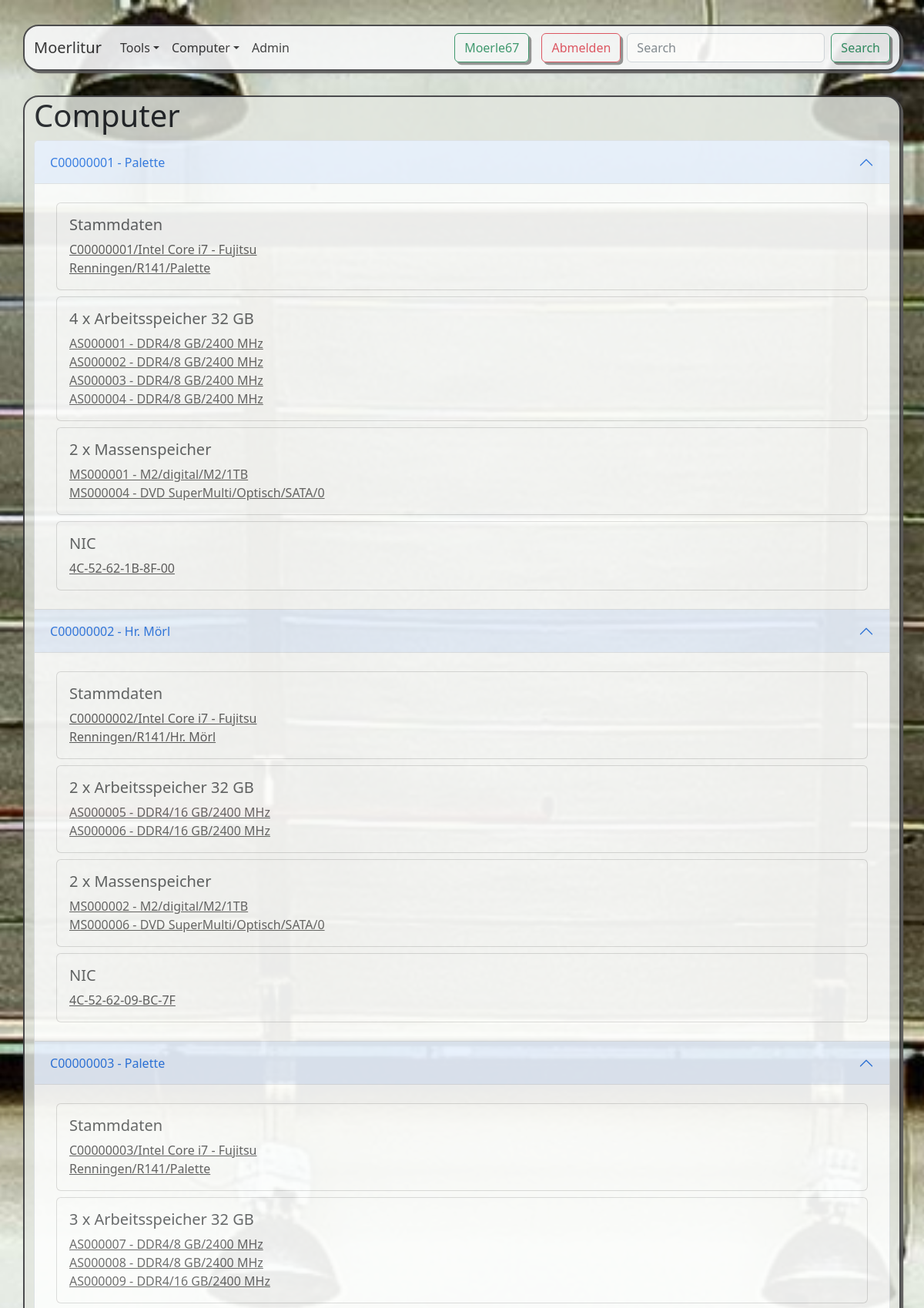
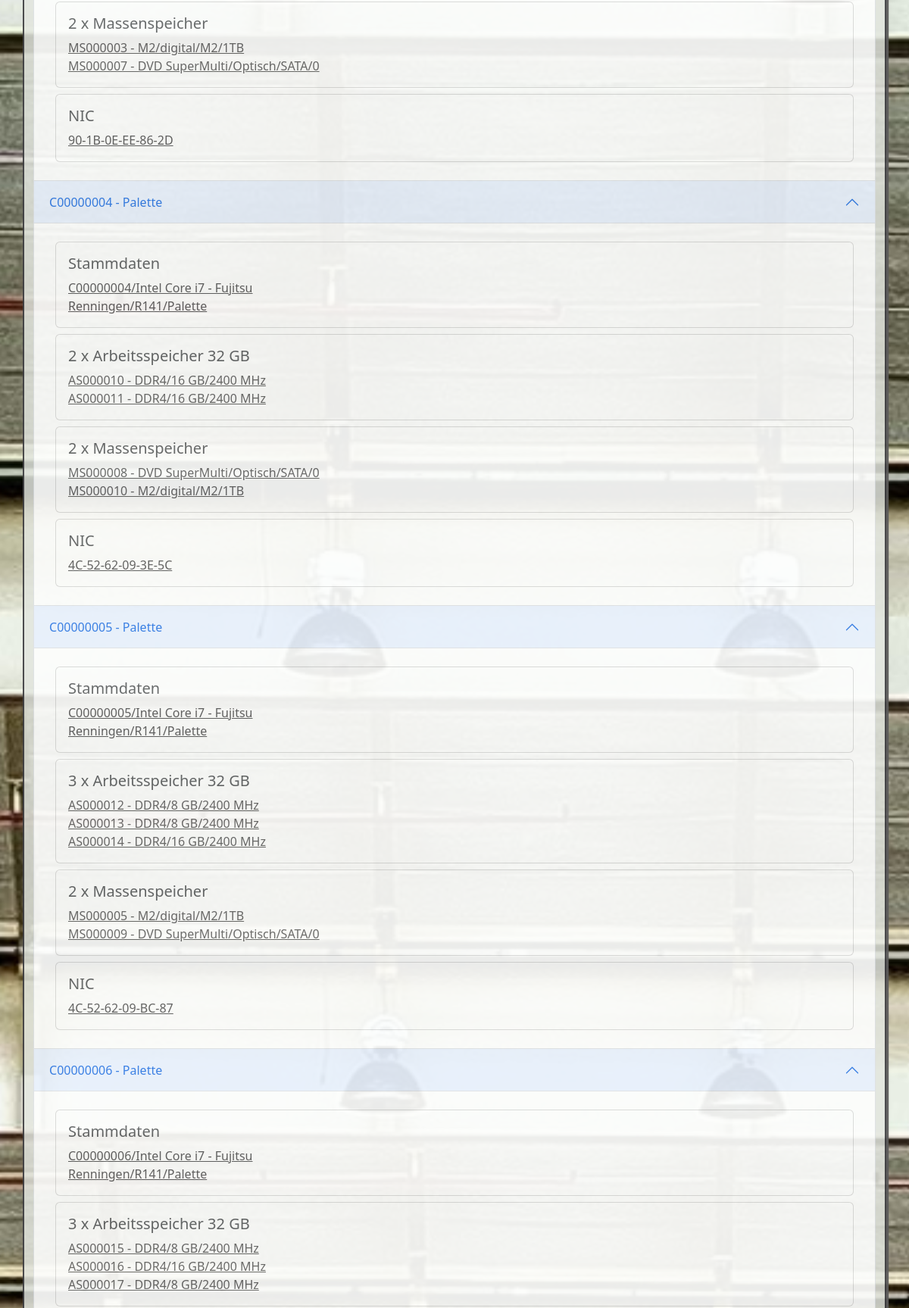
The app's page / (signed in, upper part) with its own data (2 pictures, top to bottom).
### app1/models.py (models this page shows, shortened)
class Standort(models.Model):
    raum = models.ForeignKey(Raum, on_delete=models.RESTRICT,verbose_name="Raum")
    bezeichnung = models.CharField(max_length=50, verbose_name="Standort")
    aktiv = models.BooleanField(default=True)
    def __str__(self):
        return f"{self.raum}/{self.bezeichnung}"
    class Meta:
        verbose_name_plural = "Standorte"
        verbose_name = "Standort"

class Computer(models.Model):
    standort = models.ForeignKey(Standort, on_delete=models.RESTRICT,verbose_name="Standort")
    prozessor = models.ForeignKey(Prozessor, on_delete=models.RESTRICT,verbose_name="Prozessor")
    hersteller = models.ForeignKey(Hersteller, on_delete=models.RESTRICT,verbose_name="Hersteller")
    aktiv = models.BooleanField(default=True)
    product = models.CharField(max_length=50, verbose_name="Produkt", blank = True)
    modell = models.CharField(max_length=50, verbose_name="Modell", blank = True)
    seriennummer = models.CharField(max_length=50, verbose_name="SN", blank = True)
    zusatzinfo = models.CharField(max_length=50, verbose_name="Zusatzinfo", blank = True)
    pin = models.CharField(max_length=50, verbose_name="PIN", default='000000')
    def __str__(self):
        return f"C{self.id:08}/{self.prozessor.bezeichnung} - {self.hersteller}"
    class Meta:
        verbose_name_plural = "Computer"
        verbose_name = "Computer"

class Prozessor(models.Model):
    bezeichnung = models.CharField(max_length=50, verbose_name="Bezeichnung")
    takt =  models.CharField(max_length=10, verbose_name="Takt")
    anzahl_kerne = models.IntegerField(verbose_name="Anzahl Kerne")
    anzahl_kerne_logisch = models.IntegerField(verbose_name="Anzahl logischer Kerne", default=0)
    aktiv = models.BooleanField(default=True)
    class Meta:
        verbose_name_plural = "Prozessoren"
        verbose_name = "Prozessor"

class Hersteller(models.Model):
    hersteller = models.CharField(max_length=50, verbose_name="Hersteller")
    aktiv = models.BooleanField(default=True)
    def __str__(self):
        return f"{self.hersteller}"
    class Meta:
        verbose_name_plural = "Hersteller"
        verbose_name = "Hersteller"

class Raum(models.Model):
    ort = models.ForeignKey(Ort, on_delete=models.RESTRICT,verbose_name="Ort")
    raum = models.CharField(max_length=50, verbose_name="Raum")
    aktiv = models.BooleanField(default=True)
    def __str__(self):
        return f"{self.ort}/{self.raum}"
    class Meta:
        verbose_name_plural = "Räume"
        verbose_name = "Raum"

class Ort(models.Model):
    ort = models.CharField(max_length=50, verbose_name="Ort")
    aktiv = models.BooleanField(default=True)
    def __str__(self):
        return f"{self.ort}"
    class Meta:
        verbose_name_plural = "Orte"
        verbose_name = "Ort"

class Arbeitsspeicher(models.Model):
    speichertyp = models.ForeignKey(Arbeitsspeichertyp, on_delete=models.RESTRICT)
    computer = models.ForeignKey(Computer, on_delete=models.RESTRICT, verbose_name="Computer", blank = True, null = True)
    hersteller = ForeignKey(Hersteller, on_delete=models.RESTRICT, verbose_name="Hersteller")
    seriennummer = models.CharField(max_length=50, verbose_name="SN", null=True)
    aktiv = models.BooleanField(default=True)
    def __str__(self):
        return f"AS{self.id:06} - {self.speichertyp} "
    class Meta:
        verbose_name_plural = "Arbeitsspeicher"
        verbose_name = "Arbeitsspeicher"

class Arbeitsspeichertyp(models.Model):
    typ = models.CharField(max_length=50, verbose_name="Typ")
    groesse = models.IntegerField(verbose_name="Größe in GB")
    takt = models.CharField(max_length=50, verbose_name="Takt")
    ecc = models.BooleanField(verbose_name="ECC tauglich")
    aktiv = models.BooleanField(default=True)
    def __str__(self):
        return f"{self.typ}/{self.groesse} GB/{self.takt}"
    class Meta:
        verbose_name_plural = "Arbeitsspeichertypen"
        verbose_name = "Arbeitsspeichertyp"

class Massenspeicher(models.Model):
    speichertyp = models.ForeignKey(Massenspeichertyp, on_delete=models.RESTRICT)
    hersteller = models.ForeignKey(Hersteller, on_delete=models.RESTRICT,verbose_name="Hersteller")
    seriennummer = models.CharField(max_length=50, verbose_name="SN", blank=True)
    computer = ForeignKey(Computer, on_delete=models.RESTRICT, verbose_name="Computer", blank=True, null=True)
    comment = models.CharField(max_length=50, verbose_name="Kommentar", blank=True)
    aktiv = models.BooleanField(default=True)
    def __str__(self):
        return f"MS{self.id:06} - {self.speichertyp}"
    class Meta:
        verbose_name_plural = "Massensspeicher"
        verbose_name = "Massensspeicher"

class Massenspeichertyp(models.Model):
    bezeichnung = models.CharField(max_length=50, verbose_name="Bezeichnung")
    anschluss = models.ForeignKey(Anschlusstyp, on_delete=models.RESTRICT, verbose_name="Anschluss")
    typ = models.ForeignKey(Speicherart, on_delete=models.RESTRICT, verbose_name="Speicherart")
    groesse = models.CharField(max_length=50, verbose_name="Größe")
    aktiv = models.BooleanField(default=True)
    def __str__(self):
        return f"{self.bezeichnung}/{self.typ}/{self.anschluss}/{self.groesse}"
    class Meta:
        verbose_name_plural = "Massenspeichertypen"
        verbose_name = "Massenspeichertyp"

class Speicherart(models.Model):
    bezeichnung = models.CharField(max_length=50, verbose_name="Bezeichnung")
    slug = models.CharField(max_length=50, verbose_name="Typ")
    aktiv = models.BooleanField(default=True)
    def __str__(self):
        return f"{self.slug}"
    class Meta:
        verbose_name_plural = "Massenspeicherarten"
        verbose_name = "Massenspeicherart"

class Anschlusstyp(models.Model):
    bezeichnung = models.CharField(max_length=50, verbose_name="Bezeichnung")
    slug = models.CharField(max_length=50, verbose_name="Anschlusstyp")
    aktiv = models.BooleanField(default=True)
    def __str__(self):
        return f"{self.slug}"
    class Meta:
        verbose_name_plural = "Anschlusstypen"
        verbose_name = "Anschlusstyp"

class NIC(models.Model):
    typ = models.ForeignKey(NICTyp, on_delete=models.RESTRICT,verbose_name="Typ")
    computer = models.ForeignKey(Computer, on_delete=models.RESTRICT, verbose_name="Computer", null = True, blank=True)
    mac = models.CharField(max_length=50, verbose_name="MAC Adresse")
    kommentar =  models.CharField(max_length=50, verbose_name="Kommentar", blank = True)
    aktiv = models.BooleanField(default=True)
    class Meta:
        verbose_name_plural = "NIC"
        verbose_name = "NIC"

### app1/views.py (the view, shortened to what this page needs)
# urls.py: path('' , views.index, name='index'),
def index(request):
    liste_computer = Computer.objects.all().order_by('id')
    antwort = []
    for einzel_computer in liste_computer:
        rechner = []
        rechner.append((einzel_computer,einzel_computer.standort, f"{einzel_computer.id:08}"))
        liste_arbeitsspeicher = Arbeitsspeicher.objects.filter(computer=einzel_computer)
        summe = 0
        as_liste = []
        anzahl = 0
        for arbeitsspeicher in liste_arbeitsspeicher:
            as_liste.append((arbeitsspeicher, arbeitsspeicher.id))
            summe += arbeitsspeicher.speichertyp.groesse
            anzahl += 1
        rechner.append(as_liste)
        rechner.append(summe)
        rechner.append(anzahl)
        liste_massenspeicher = Massenspeicher.objects.filter(computer=einzel_computer)
        ms_liste = []
        anzahl = 0
        for massenspeicher in liste_massenspeicher:
            ms_liste.append((massenspeicher, massenspeicher.id))
            anzahl += 1
        rechner.append(ms_liste)
        rechner.append(anzahl)
        liste_nic = NIC.objects.filter(computer=einzel_computer)
        nic_liste = []
        anzahl = 0
        for nic in liste_nic:
            nic_liste.append((nic.mac, nic.id))
            anzahl += 1
        rechner.append(nic_liste)
        rechner.append(anzahl)
        antwort.append(rechner)
    return render(request, 'app1/liste_comp.html', {'rechner': antwort})

### app1/templates/app1/liste_comp.html (shortened to what this page needs)
{% extends 'app1/base.html' %}
{% block h1 %}
Computer
{% endblock h1 %}
{% block content %}
    <div class="accordion" id="accordion1">
    {% for einzel_rechner in rechner %}
        <div class="accordion-item">
            <div class="accordion-header">
                <button class="accordion-button" type="button" data-bs-toggle="collapse" data-bs-target="#collapse{{einzel_rechner.0.2}}" aria-expanded="true" aria-controls="collapse{{einzel_rechner.0.2}}">
                    C{{einzel_rechner.0.2}} - {{einzel_rechner.0.1.bezeichnung}}
                </button>
            </div>
            <div id="collapse{{einzel_rechner.0.2}}" class="accordion-collapse collapse show" data-bs-parent="#accordion1">
                <div class="accordion-body">
                    <div class="card">
                        <div class="card-body">
                            <h5 class = "card-title">
                                Stammdaten
                            </h5>
                            <a href="/admin/app1/computer/{{einzel_rechner.0.2}}/change/" target="_blank">{{einzel_rechner.0.0}}</a><br />
                            <a href="/admin/app1/standort/{{einzel_rechner.0.1.id}}/change/" target="_blank">{{einzel_rechner.0.1}}</a>
                        </div>
                    </div>
                    <div class="card">
                        <div class="card-body">
                            <h5 class = "card-title">
                                {{einzel_rechner.3}} x Arbeitsspeicher {{einzel_rechner.2}} GB
                            </h5>
                            <div class="card-text">
                                {% for as_einzel in einzel_rechner.1%}
                                    <a href="/admin/app1/arbeitsspeicher/{{as_einzel.1}}/change/" target="_blank">{{as_einzel.0}}</a><br />
                                {% endfor %}
                            </div>
                        </div>
                    </div>
                    <div class="card">
                        <div class="card-body">
                            <h5 class = "card-title">
                                {{einzel_rechner.5}} x Massenspeicher
                            </h5>
                            <div class="card-text">
                                {% for ms_einzel in einzel_rechner.4%}
                                    <a href="/admin/app1/massenspeicher/{{ms_einzel.1}}/change/" target="_blank">{{ms_einzel.0}}</a><br />
                                {% endfor %}
                            </div>
                        </div>
                    </div>
                    <div class="card">
                        <div class="card-body">
                            <h5 class = "card-title">
                                NIC
                            </h5>
                            {% if  einzel_rechner.7 < 2%}
                                {% if einzel_rechner.7 == 0 %}
                                    Keine Netzwerkkarte
                                {% else %}
                                    <a href="/admin/app1/nic/{{einzel_rechner.6.0.1}}/change/" target="_blank">{{einzel_rechner.6.0.0}}</a>
                                {% endif %}
                            {% endif %}
                        </div>
                    </div>
                </div>
            </div>
        </div>
    {% endfor %}
    </div>
{% endblock content %}

### app1/templates/app1/base.html (shortened to what this page needs)
{% load static tz%}
<!doctype html>
<html lang="de">
    <head>
        <link href="https://cdn.jsdelivr.net/npm/bootstrap@5.2.2/dist/css/bootstrap.min.css" rel="stylesheet">
        <link rel="stylesheet" href="{% static 'app1/css/styles.css' %}" />
    </head>
    <body><nav class="navbar navbar-expand-lg bg-light sticky-top fixed-top container">
        <div class="container-fluid">
          <a class="navbar-brand" href="/">Moerlitur</a>
          <div class="collapse navbar-collapse" id="navbarSupportedContent">
            <ul class="navbar-nav me-auto mb-2 mb-lg-0">
              <li class="nav-item">
                <a class="nav-link dropdown-toggle" aria-current="page" href="/tools" data-bs-toggle="dropdown" >Tools</a>
              </li>
              <li class="nav-item">
                <a class="nav-link dropdown-toggle" aria-current="page" href="/tools" data-bs-toggle="dropdown" >Computer</a>
              </li>
              <li class="nav-item">
                <a class="nav-link" href="/admin" target="_blank">Admin</a>
              </li>
            </ul>
            {% if not user.is_authenticated %}
              <form class="d-flex" method="POST">
                {% csrf_token %}
                <input class="form-control me-2" type="text" placeholder="Nutzername" aria-label="Nutzername" name="login_name">
                <input class="form-control me-2" type="password" placeholder="Passwort" aria-label="Passwort" name="login_pwd">
                <button class="btn btn-outline-success m-2" type="submit" name="button" value="Anmelden">Anmelden</button>
              </form>
            {% else %}
            <form class="d-flex" method="POST" action="/">
              <button class="btn btn-outline-success mx-2" type="button">{{user.get_username}}</button>
              <button class="btn btn-outline-danger mx-2" type="submit" name="button" value="Abmelden">Abmelden</button>
            {% endif %}
            <form class="d-flex " role="search" method="POST">
              <input class="form-control me-2" type="search" placeholder="Search" aria-label="Search" name="search">
              <button class="btn btn-outline-success" type="submit" name="button">Search</button>
            </form>
          </div>
        </div>
      </nav>
        <div class="container">
        <h1>{% block h1 %}Hauptüberschrift{% endblock %}</h1>
        {% block content %}Das System läuft wie Hannes...{% endblock %}
        </div>
    </body>
</html>

### app1/static/app1/css/styles.css (style rules this page uses)
.card { margin: 0.5em; }
body { background-image: url(../pics/hintergrund.jpg); height: 95vh; background-position: center; background-repeat: no-repeat; background-size: cover; background-attachment: fixed; }
div { opacity: .94; }
.container { background-color: rgb(225, 230, 222, 0.90); border-radius: 20px 20px 20px 20px; margin-top: 2em; box-shadow: 0.2em 0.2em rgb(92, 91, 91); border: 2px solid #414144; }
.navbar { opacity: 0.9 }
button { box-shadow: 0.2em 0.2em gray; }
a:link, a:visited { color: rgb(29, 29, 31); }

### records on screen
Standort: bezeichnung "Palette" "Palette" "Palette" "Palette" "Palette", raum+bezeichnung "Renningen/R141/Palette" "Renningen/R141/Palette" "Renningen/R141/Palette" "Renningen/R141/Palette" "Renningen/R141/Palette"
Computer: id+prozessor+hersteller "C00000001/Intel Core i7 - Fujitsu"
Arbeitsspeicher: id+speichertyp "AS000001 - DDR4/8 GB/2400 MHz"
Arbeitsspeicher: id+speichertyp "AS000002 - DDR4/8 GB/2400 MHz"
Arbeitsspeicher: id+speichertyp "AS000003 - DDR4/8 GB/2400 MHz"
Arbeitsspeicher: id+speichertyp "AS000004 - DDR4/8 GB/2400 MHz"
Massenspeicher: id+speichertyp "MS000001 - M2/digital/M2/1TB"
Massenspeicher: id+speichertyp "MS000004 - DVD SuperMulti/Optisch/SATA/0"
NIC: mac "4C-52-62-1B-8F-00"
Standort: bezeichnung "Hr. Mörl", raum+bezeichnung "Renningen/R141/Hr. Mörl"
Computer: id+prozessor+hersteller "C00000002/Intel Core i7 - Fujitsu"
Arbeitsspeicher: id+speichertyp "AS000005 - DDR4/16 GB/2400 MHz"
Arbeitsspeicher: id+speichertyp "AS000006 - DDR4/16 GB/2400 MHz"
Massenspeicher: id+speichertyp "MS000002 - M2/digital/M2/1TB"
Massenspeicher: id+speichertyp "MS000006 - DVD SuperMulti/Optisch/SATA/0"
NIC: mac "4C-52-62-09-BC-7F"
Computer: id+prozessor+hersteller "C00000003/Intel Core i7 - Fujitsu"
Arbeitsspeicher: id+speichertyp "AS000007 - DDR4/8 GB/2400 MHz"
Arbeitsspeicher: id+speichertyp "AS000008 - DDR4/8 GB/2400 MHz"
Arbeitsspeicher: id+speichertyp "AS000009 - DDR4/16 GB/2400 MHz"
Massenspeicher: id+speichertyp "MS000003 - M2/digital/M2/1TB"
Massenspeicher: id+speichertyp "MS000007 - DVD SuperMulti/Optisch/SATA/0"
NIC: mac "90-1B-0E-EE-86-2D"
Computer: id+prozessor+hersteller "C00000004/Intel Core i7 - Fujitsu"
Arbeitsspeicher: id+speichertyp "AS000010 - DDR4/16 GB/2400 MHz"
Arbeitsspeicher: id+speichertyp "AS000011 - DDR4/16 GB/2400 MHz"
Massenspeicher: id+speichertyp "MS000008 - DVD SuperMulti/Optisch/SATA/0"
Massenspeicher: id+speichertyp "MS000010 - M2/digital/M2/1TB"
NIC: mac "4C-52-62-09-3E-5C"
Computer: id+prozessor+hersteller "C00000005/Intel Core i7 - Fujitsu"
Arbeitsspeicher: id+speichertyp "AS000012 - DDR4/8 GB/2400 MHz"
Arbeitsspeicher: id+speichertyp "AS000013 - DDR4/8 GB/2400 MHz"
Arbeitsspeicher: id+speichertyp "AS000014 - DDR4/16 GB/2400 MHz"
Massenspeicher: id+speichertyp "MS000005 - M2/digital/M2/1TB"
Massenspeicher: id+speichertyp "MS000009 - DVD SuperMulti/Optisch/SATA/0"
NIC: mac "4C-52-62-09-BC-87"
Computer: id+prozessor+hersteller "C00000006/Intel Core i7 - Fujitsu"
Arbeitsspeicher: id+speichertyp "AS000015 - DDR4/8 GB/2400 MHz"
Arbeitsspeicher: id+speichertyp "AS000016 - DDR4/16 GB/2400 MHz"
Arbeitsspeicher: id+speichertyp "AS000017 - DDR4/8 GB/2400 MHz"

### other values on screen
{{ user.get_username }} "Moerle67"
{{ einzel_rechner.0.2 }} "00000001" "00000002" "00000003" "00000004" "00000005" "00000006"
{{ einzel_rechner.3 }} "4" "2" "3" "2" "3" "3"
{{ einzel_rechner.2 }} "32" "32" "32" "32" "32" "32"
{{ einzel_rechner.5 }} "2" "2" "2" "2" "2"
